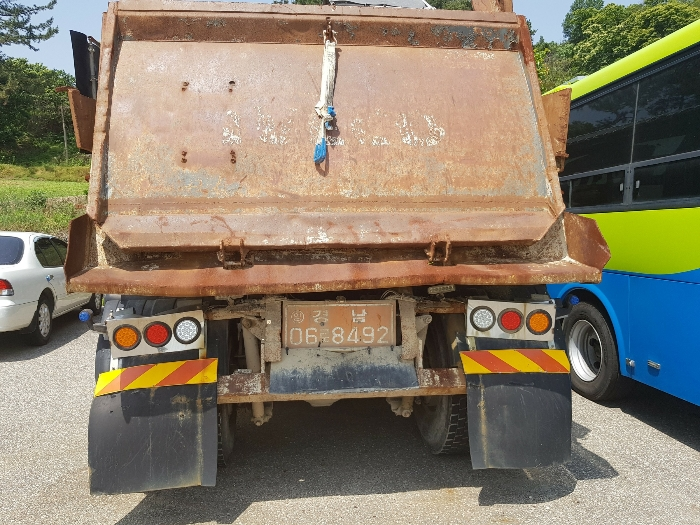
#> input picture OCR/c1.jpg, 700 x 525 px
$ python ocr1.py
#> lines starting #> are read from the running program, lines starting #| are printed output that depends on the picture; after the words box and inside, x2 and y2 are one past the last pixel; in counts of white or black regions, pixels touching at a corner belong together
"""
차 번호판 인식기

https://mj-thump-thump-story.tistory.com/entry/OCR-Tesseract-Windows-%ED%99%98%EA%B2%BD%EC%97%90-%EC%85%8B%EC%97%85
- tesseract 설치

https://jihoonch.tistory.com/4
-다른 사람이 만든 번호판 인식기
"""
import cv2
import pytesseract
import os
#C:\Program Files\Tesseract-OCR
# Tesseract 경로 설정 (Windows 사용자만 필요)
pytesseract.pytesseract.tesseract_cmd = r'C:/Program Files/Tesseract-OCR/tesseract.exe'  # 설치 경로에 따라 수정

# 스크립트의 디렉토리 경로
script_dir = os.path.dirname(os.path.abspath(__file__))

# 이미지 파일 경로
image_path = os.path.join(script_dir, 'c1.jpg')

# 이미지 읽기
image = cv2.imread(image_path)
#> image is the input picture: shape (525, 700, 3); mean B, G, R 106.7, 126, 137.3
if image is None:
    print("이미지를 불러올 수 없습니다.")
    exit()
else:
    print("이미지를 성공적으로 불러왔습니다.")

# 이미지를 그레이스케일로 변환
gray = cv2.cvtColor(image, cv2.COLOR_BGR2GRAY)
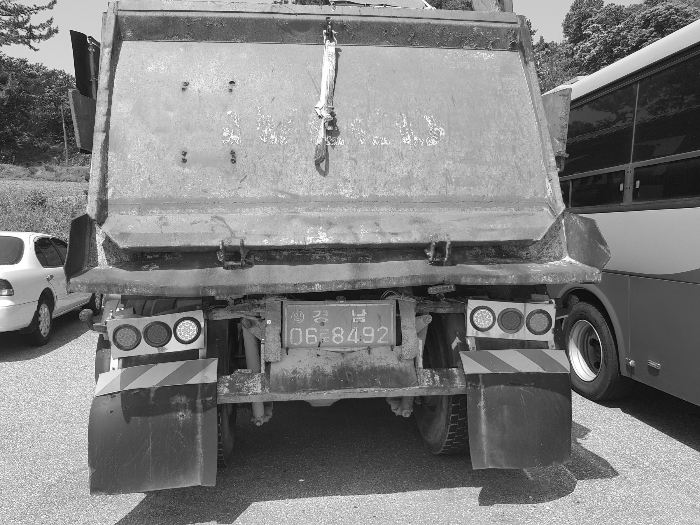
#> gray: shape (525, 700); min 7, max 255, mean 127.1

# 노이즈 제거를 위한 블러 처리
blurred = cv2.GaussianBlur(gray, (5, 5), 0)

# 엣지 검출
edged = cv2.Canny(blurred, 100, 200)
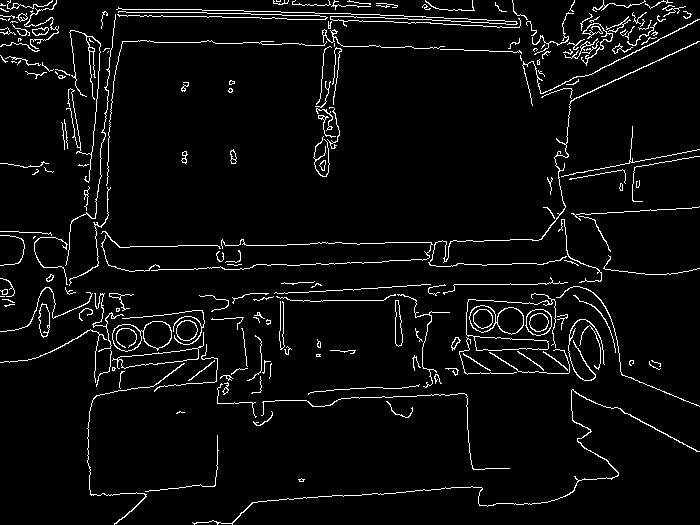
#> edged: shape (525, 700); 4.5% white in thin lines or dots

# 윤곽선 찾기
contours, _ = cv2.findContours(edged.copy(), cv2.RETR_TREE, cv2.CHAIN_APPROX_SIMPLE)
#> contours = 264 contours, 195 with area under 20; largest, box (x1, y1, x2, y2) and area: (112, 321, 172, 352) 1238, (469, 305, 524, 335) 1108, (112, 332, 204, 369) 811, (117, 348, 199, 369) 800, (466, 293, 556, 351) 800

# 가장 큰 윤곽선부터 확인
for cnt in sorted(contours, key=cv2.contourArea, reverse=True):
    approx = cv2.approxPolyDP(cnt, 10, True)
    if len(approx) == 4:  # 사각형인지 확인
        x, y, w, h = cv2.boundingRect(cnt)
        plate = gray[y:y+h, x:x+w]
        break
#> this loop made 3 passes
#> (approx, x, y, w, h) on pass 3: ([[203, 332], [197, 348], [112, 360], [197, 359]], 112, 332, 92, 37)
#> pass 3, `plate = gray[y:y+h, x:x+w]`:
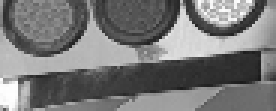
#> plate: shape (37, 92) (shown 3 times larger); min 25, max 254, mean 119.7

# OCR로 텍스트 인식
custom_config = r'--oem 3 --psm 7'
#> (the run stopped early here; a loop or call above may not have finished)

$ run again, with OCR/c3.jpg copied over OCR/c1.jpg
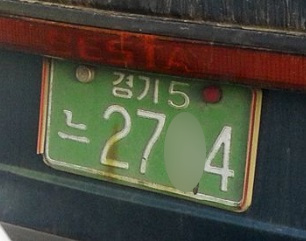
#> input picture OCR/c3.jpg, 306 x 241 px
#> image is the input picture: shape (241, 306, 3); mean B, G, R 61.3, 75.7, 75.3
#> `edged = cv2.Canny(blurred, 100, 200)`:
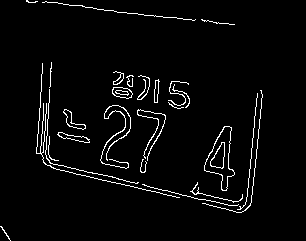
#> edged: shape (241, 306); 3.5% white in thin lines or dots, all inside (x1, y1, x2, y2) = (0, 0, 263, 241)
#> contours = 36 contours, 18 with area under 20; largest, box (x1, y1, x2, y2) and area: (204, 126, 235, 191) 925, (204, 126, 235, 191) 902, (210, 142, 225, 169) 221, (210, 142, 225, 169) 209, (112, 87, 133, 99) 166
#> the loop `for cnt in sorted(contours, key=cv2.contourArea, reverse=True):` made 1 pass
#> (approx, x, y, w, h) on pass 1: ([[229, 126], [204, 165], [222, 190], [234, 174]], 204, 126, 31, 65)
#> pass 1, `plate = gray[y:y+h, x:x+w]`:
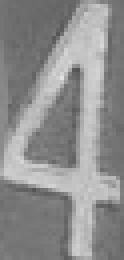
#> plate: shape (65, 31) (shown 4 times larger); min 84, max 226, mean 142.1

$ run again, with OCR/c4.jpg copied over OCR/c1.jpg
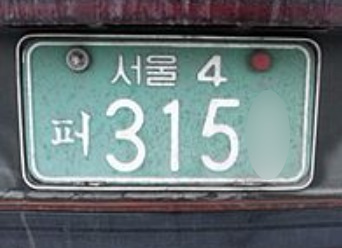
#> input picture OCR/c4.jpg, 342 x 248 px
#> image is the input picture: shape (248, 342, 3); mean B, G, R 117.7, 115.8, 104
#> `edged = cv2.Canny(blurred, 100, 200)`:
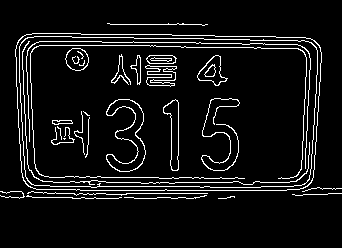
#> edged: shape (248, 342); 7.1% white in thin lines or dots, all inside (x1, y1, x2, y2) = (0, 23, 342, 199)
#> contours = 46 contours, 18 with area under 20; largest, box (x1, y1, x2, y2) and area: (15, 33, 322, 191) 46120, (15, 33, 322, 191) 46094, (19, 36, 318, 188) 43180, (19, 36, 318, 188) 43156, (106, 99, 146, 172) 1162
#> the loop `for cnt in sorted(contours, key=cv2.contourArea, reverse=True):` made 3 passes
#> (approx, x, y, w, h) on pass 3: ([[19, 46], [31, 184], [309, 179], [311, 42]], 19, 36, 299, 152)
#> pass 3, `plate = gray[y:y+h, x:x+w]`:
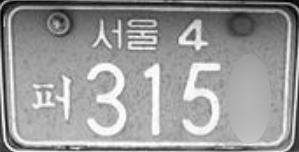
#> plate: shape (152, 299); min 1, max 255, mean 153.1
